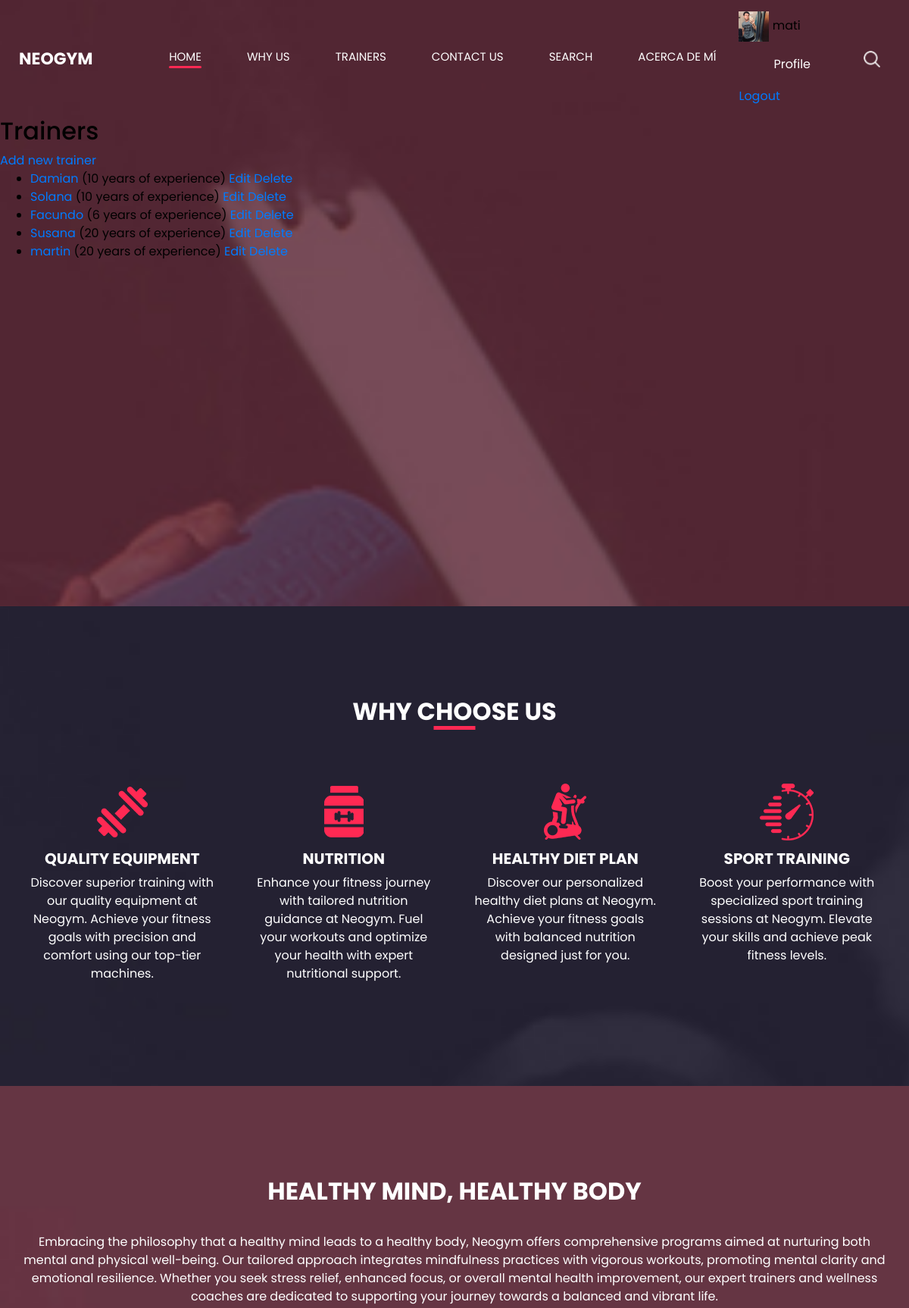
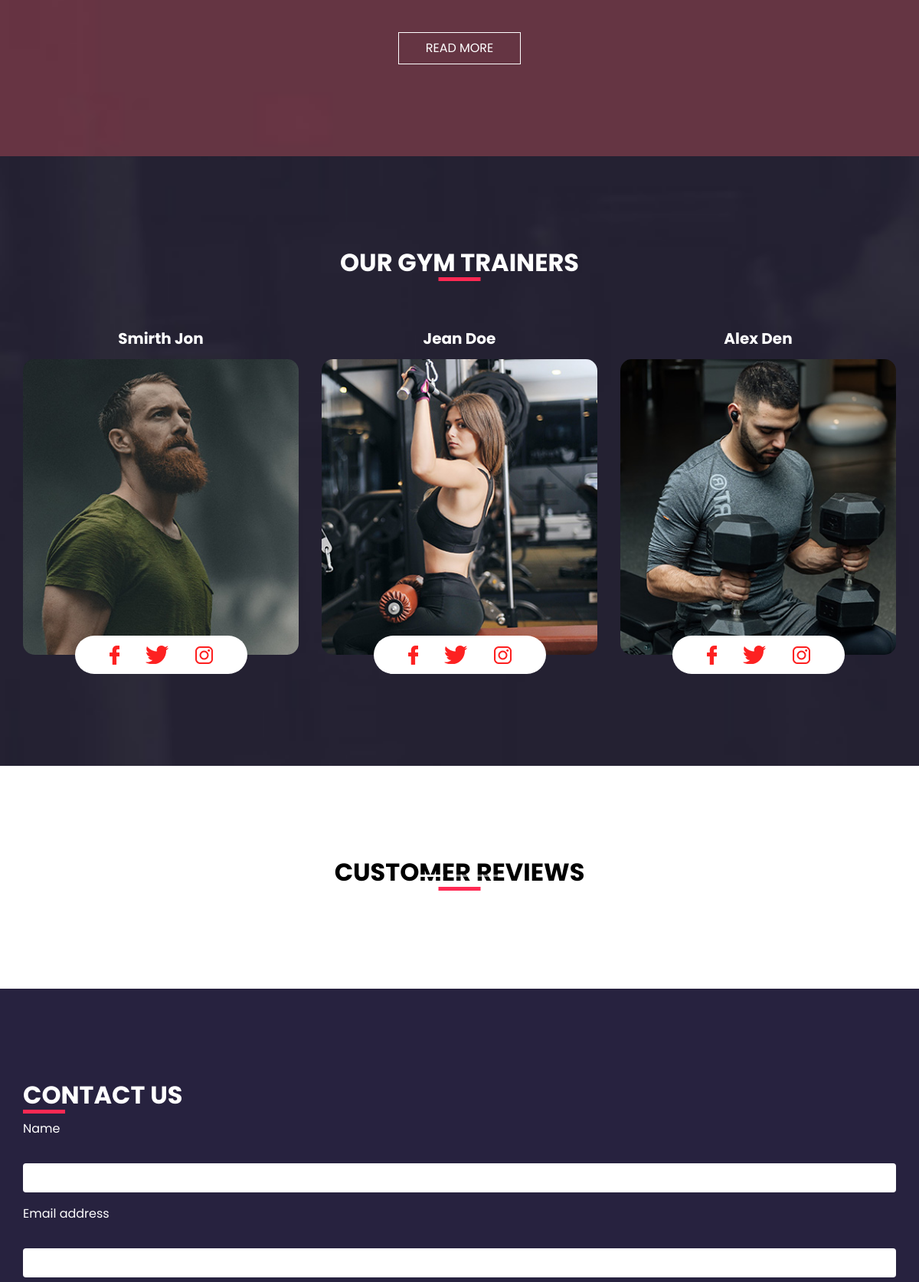
The app's page /trainers/ (signed in, upper part) with its own data (2 pictures, top to bottom).
### main/models.py (models this page shows, shortened)
class Profile(models.Model):
    user = models.OneToOneField(User, on_delete=models.CASCADE)
    avatar = models.ImageField(default='default.jpg', upload_to='avatars')

class Trainer(models.Model):
    nombre = models.CharField(max_length=100)
    experiencia_anios = models.IntegerField()

### main/views.py (the view)
# urls.py: path('trainers/', main_views.trainer_list, name='trainer_list'),
@login_required
def trainer_list(request):
    trainers = Trainer.objects.all()
    return render(request, 'main/trainer_list.html', {'trainers': trainers})

### main/templates/main/trainer_list.html
{% extends 'main/index.html' %}
{% block content %}
  <h2>Trainers</h2>
  <a href="{% url 'trainer_create' %}">Add new trainer</a>
  <ul>
    {% for trainer in trainers %}
      <li>
        <a href="{% url 'trainer_detail' trainer.pk %}">{{ trainer.nombre }}</a>
        ({{ trainer.experiencia_anios }} years of experience)
        <a href="{% url 'trainer_update' trainer.pk %}">Edit</a>
        <a href="{% url 'trainer_delete' trainer.pk %}">Delete</a>
      </li>
    {% endfor %}
  </ul>
{% endblock %}

### main/templates/main/index.html (shortened to what this page needs)
<!DOCTYPE html>
<html>
  <head>
    {% load static %}
    <link
      rel="stylesheet"
      type="text/css"
      href="https://cdnjs.cloudflare.com/ajax/libs/OwlCarousel2/2.3.4/assets/owl.carousel.min.css"
    />
    <link
      rel="stylesheet"
      type="text/css"
      href="{% static 'css/bootstrap.css' %}"
    />
    <link href="{% static 'css/style.css' %}" rel="stylesheet" />
    <link href="{% static 'css/responsive.css' %}" rel="stylesheet" />
  </head>
  <body>
    <div class="hero_area">
      <header class="header_section">
        <div class="container-fluid">
          <nav class="navbar navbar-expand-lg custom_nav-container">
            <a class="navbar-brand" href="{% url 'index' %}">
              <span> Neogym </span>
            </a>
            <div class="collapse navbar-collapse" id="navbarSupportedContent">
              <div
                class="d-flex ml-auto flex-column flex-lg-row align-items-center"
              >
                <ul class="navbar-nav">
                  <li class="nav-item active">
                    <a class="nav-link" href="{% url 'index' %}">Home <span class="sr-only">(current)</span></a>
                  </li>
                  <li class="nav-item">
                    <a class="nav-link" href="{% url 'why' %}"> Why us </a>
                  </li>
                  <li class="nav-item">
                    <a class="nav-link" href="{% url 'trainer' %}"> trainers</a>
                  </li>
                  <li class="nav-item">
                    <a class="nav-link" href="{% url 'contact' %}"> Contact Us</a>
                  </li>
                  <li class="nav-item">
                    <a class="nav-link" href="{% url 'search' %}"> Search </a>
                  </li>
                  <li class="nav-item">
                    <a class="nav-link" href="{% url 'about' %}"> Acerca de mí </a>
                  </li>
                </ul>
                <div class="user_option">
                  {% if user.is_authenticated %}
                  <div class="user_info">
                    <img src="{{ user.profile.avatar.url }}" alt="Avatar" height='40px' class="user_avatar">
                    <span>{{ user.username }}</span>
                    <a class="nav-link" href="{% url 'profile' %}">Profile</a>
                    <form method="post" action="{% url 'logout' %}">
                      <button type="submit" class="nav-link btn btn-link" style="padding: 0; border: none; background: none;">Logout</button>
                    </form>
                  </div>
                {% else %}
                  <a class="nav-link" href="{% url 'login' %}">Login</a>
                  <a class="nav-link" href="{% url 'register' %}">Register</a>
                {% endif %}
                  <form
                    class="form-inline my-2 my-lg-0 ml-0 ml-lg-4 mb-3 mb-lg-0"
                  >
                    <button
                      class="btn my-2 my-sm-0 nav_search-btn"
                      type="submit"
                    ></button>
                  </form>
                </div>
              </div>
            </div>
          </nav>
        </div>
      </header>
      {% block content %} {% endblock %}
    </div>
    <section class="us_section layout_padding">
      <div class="container">
        <div class="heading_container">
          <h2>Why Choose Us</h2>
        </div>
        <div class="us_container">
          <div class="row">
            <div class="col-lg-3 col-md-6">
              <div class="box">
                <div class="img-box">
                  <img src="{% static 'images/u-1.png' %}" alt="" />
                </div>
                <div class="detail-box">
                  <h5>QUALITY EQUIPMENT</h5>
                  <p>
                    Discover superior training with our quality equipment at
                    Neogym. Achieve your fitness goals with precision and
                    comfort using our top-tier machines.
                  </p>
                </div>
              </div>
            </div>
            <div class="col-lg-3 col-md-6">
              <div class="box">
                <div class="img-box">
                  <img src="{% static 'images/u-4.png' %}" alt="" />
                </div>
                <div class="detail-box">
                  <h5>NUTRITION</h5>
                  <p>
                    Enhance your fitness journey with tailored nutrition
                    guidance at Neogym. Fuel your workouts and optimize your
                    health with expert nutritional support.
                  </p>
                </div>
              </div>
            </div>
            <div class="col-lg-3 col-md-6">
              <div class="box">
                <div class="img-box">
                  <img src="{% static 'images/u-2.png' %}" alt="" />
                </div>
                <div class="detail-box">
                  <h5>HEALTHY DIET PLAN</h5>
                  <p>
                    Discover our personalized healthy diet plans at Neogym.
                    Achieve your fitness goals with balanced nutrition designed
                    just for you.
                  </p>
                </div>
              </div>
            </div>
            <div class="col-lg-3 col-md-6">
              <div class="box">
                <div class="img-box">
                  <img src="{% static 'images/u-3.png' %}" alt="" />
                </div>
                <div class="detail-box">
                  <h5>SPORT TRAINING</h5>
                  <p>
                    Boost your performance with specialized sport training
                    sessions at Neogym. Elevate your skills and achieve peak
                    fitness levels.
                  </p>
                </div>
              </div>
            </div>
          </div>
        </div>
      </div>
    </section>
    <section class="heathy_section layout_padding">
      <div class="container">
        <div class="row">
          <div class="col-md-12 mx-auto">
            <div class="detail-box">
              <h2>HEALTHY MIND, HEALTHY BODY</h2>
              <p>
                Embracing the philosophy that a healthy mind leads to a healthy
                body, Neogym offers comprehensive programs aimed at nurturing
                both mental and physical well-being. Our tailored approach
                integrates mindfulness practices with vigorous workouts,
                promoting mental clarity and emotional resilience. Whether you
                seek stress relief, enhanced focus, or overall mental health
                improvement, our expert trainers and wellness coaches are
                dedicated to supporting your journey towards a balanced and
                vibrant life.
              </p>
              <div class="btn-box">
                <a href=""> READ MORE </a>
              </div>
            </div>
          </div>
        </div>
      </div>
    </section>
    <section class="trainer_section layout_padding">
      <div class="container">
        <div class="heading_container">
          <h2>Our Gym Trainers</h2>
        </div>
        <div class="row">
          <div class="col-lg-4 col-md-6 mx-auto">
            <div class="box">
              <div class="name">
                <h5>Smirth Jon</h5>
              </div>
              <div class="img-box">
                <img src="{% static 'images/t1.jpg' %}" alt="" />
              </div>
              <div class="social_box">
                <a href="">
                  <img src="{% static 'images/facebook-logo.png' %}" alt="" />
                </a>
                <a href="">
                  <img src="{% static 'images/twitter.png' %}" alt="" />
                </a>
                <a href="">
                  <img src="{% static 'images/instagram-logo.png' %}" alt="" />
                </a>
              </div>
            </div>
          </div>
          <div class="col-lg-4 col-md-6 mx-auto">
            <div class="box">
              <div class="name">
                <h5>Jean Doe</h5>
              </div>
              <div class="img-box">
                <img src="{% static 'images/t2.jpg' %}" alt="" />
              </div>
              <div class="social_box">
                <a href="">
                  <img src="{% static 'images/facebook-logo.png' %}" alt="" />
                </a>
                <a href="">
                  <img src="{% static 'images/twitter.png' %}" alt="" />
                </a>
                <a href="">
                  <img src="{% static 'images/instagram-logo.png' %}" alt="" />
                </a>
              </div>
            </div>
          </div>
          <div class="col-lg-4 col-md-6 mx-auto">
            <div class="box">
              <div class="name">
                <h5>Alex Den</h5>
              </div>
              <div class="img-box">
                <img src="{% static 'images/t3.jpg' %}" alt="" />
              </div>
              <div class="social_box">
                <a href="">
                  <img src="{% static 'images/facebook-logo.png' %}" alt="" />
                </a>
                <a href="">
                  <img src="{% static 'images/twitter.png' %}" alt="" />
                </a>
                <a href="">
                  <img src="{% static 'images/instagram-logo.png' %}" alt="" />
                </a>
              </div>
            </div>
          </div>
        </div>
      </div>
    </section>
    <section class="review_section layout_padding">
      <div class="container">
        <div class="heading_container">
          <h2>Customer Reviews</h2>
        </div>
        <div
          id="review"
          class="carousel slide review_container"
          data-ride="carousel"
        >
          <ol class="carousel-indicators">
            <li data-target="#review" data-slide-to="0" class="active"></li>
            <li data-target="#review" data-slide-to="1"></li>
            <li data-target="#review" data-slide-to="2"></li>
          </ol>
          <a
            class="carousel-control-prev"
            href="#review"
            role="button"
            data-slide="prev"
          >
            <span class="carousel-control-prev-icon" aria-hidden="true"></span>
          </a>
          <a
            class="carousel-control-next"
            href="#review"
            role="button"
            data-slide="next"
          >
            <span class="carousel-control-next-icon" aria-hidden="true"></span>
          </a>
        </div>
      </div>
    </section>
    <section class="contact_section layout_padding">
      <div class="container">
        <div class="heading_container">
          <h2>Contact Us</h2>
        </div>
        <div class="contact_form-container">
          <div class="form-detail">
            <form action="{% url 'contact' %}" method="POST">
              <div class="form-group">
                <label for="name">Name</label>
                <input
                  type="text"
                  class="form-control"
                  id="name"
                  name="name"
                  required
                />
              </div>
              <div class="form-group">
                <label for="email">Email address</label>
                <input
                  type="email"
                  class="form-control"
                  id="email"
                  name="email"
                  required
                />
              </div>
            </form>
          </div>
        </div>
      </div>
    </section>
  </body>
</html>

### main/static/css/responsive.css (style rules this page uses)
@media (min-width: 1200px) { .container { max-width: 1170px; } }

### records on screen
Trainer: nombre "Damian", experiencia_anios "10"
Trainer: nombre "Solana", experiencia_anios "10"
Trainer: nombre "Facundo", experiencia_anios "6"
Trainer: nombre "Susana", experiencia_anios "20"
Trainer: nombre "martin", experiencia_anios "20"

### other values on screen
{{ user.username }} "mati"
